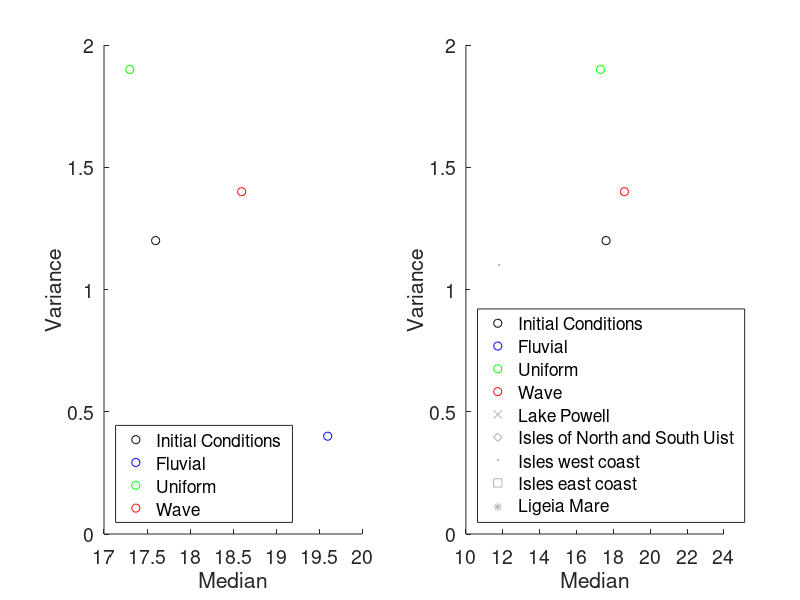

Source code (MATLAB):
% wavelet characteristics
model = { 'Initial Conditions'	'Fluvial'	'Uniform'	'Wave'	'Lake Powell'	'Isles of North and South Uist'	'Isles west coast'	'Isles east coast'	'Ligeia Mare'};

% variance
v = [116.9	12.2	111.9	88.6	66.8	78.1	82	47.9	84.4];
% mean
me = [20	20	20	20	20	20	13.8	23	20];
% median
md = [17.6	19.6	17.3	18.6	18.8	20	11.8	22.9	19.5];
% skewness
sk = [1.2	0.4	1.9	1.4	0.9	0.1	1.1	0.3	0.3];

figure()
subplot(1,2,1)
scatter(md(1),sk(1),'k')
hold on
scatter(md(2),sk(2),'b')
scatter(md(3),sk(3),'g')
scatter(md(4),sk(4),'r')
xlabel('Median');ylabel('Variance')
set(gca,'FontSize',14)
legend(model(1:4),'location','southwest')

subplot(1,2,2)
scatter(md(1),sk(1),'k')
hold on
scatter(md(2),sk(2),'b')
scatter(md(3),sk(3),'g')
scatter(md(4),sk(4),'r')
scatter(md(5),sk(5),'x','MarkerEdgeColor',[0.7 0.7 0.7]) % Lake Powell
scatter(md(6),sk(6),'d','MarkerEdgeColor',[0.7 0.7 0.7]) % Isles
scatter(md(7),sk(7),'.','MarkerEdgeColor',[0.7 0.7 0.7]) % Isles west
scatter(md(8),sk(8),'s','MarkerEdgeColor',[0.7 0.7 0.7]) % Isles east
scatter(md(9),sk(9),'*','MarkerEdgeColor',[0.7 0.7 0.7]) % LGM
xlabel('Median');ylabel('Variance')
set(gca,'FontSize',14)
legend(model,'location','southwest')
